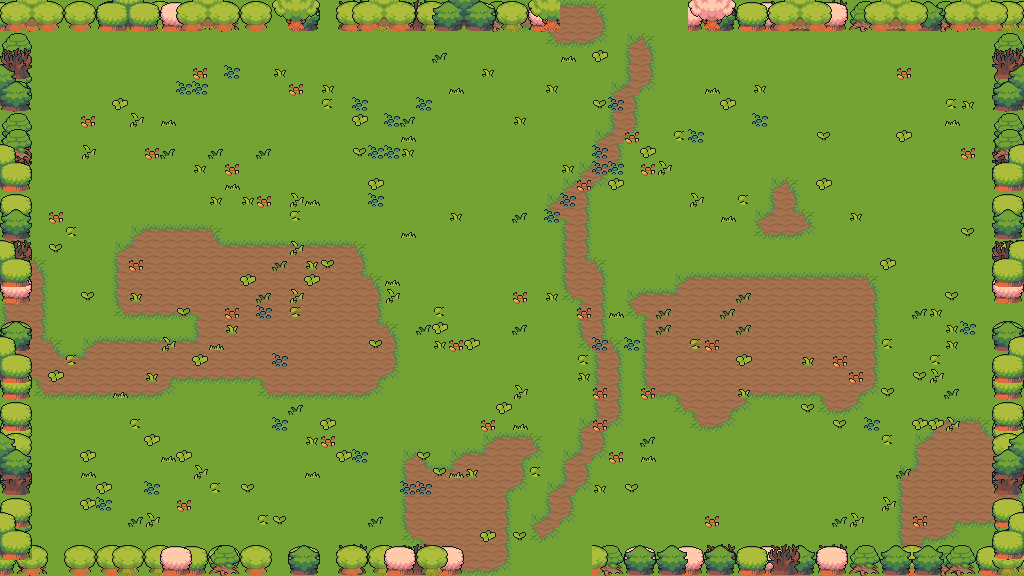

This game map was drawn from its Tiled (.tmx) file and the tilesets committed beside it. A one-line description and the trimmed map source follow:
An orthogonal 64x36 tile map with 16x16 px tiles, 7 tile layers (floor, ground, path, decor, ...), 5 tilesets and 42 objects (24x prop, 9x obstacle, 6x spawn, 2x door, playerStart).

<map version="1.10" tiledversion="1.11.0" orientation="orthogonal" renderorder="right-down" width="64" height="36" tilewidth="16" tileheight="16" infinite="0" nextlayerid="9" nextobjectid="43">
 <properties>
    <property name="chapter" type="int" value="2" />
    <property name="room" type="int" value="9" />
    <property name="isBossRoom" type="bool" value="false" />
 </properties>
 <tileset firstgid="1" source="field.tsx" />
 <tileset firstgid="76" source="water.tsx" />
 <tileset firstgid="552" source="nature.tsx" />
 <tileset firstgid="1056" source="floordetail.tsx" />
 <tileset firstgid="1136" source="tilefloor.tsx" />
 <layer id="1" name="floor" width="64" height="36">
  <data>[2304 cells, 2304 non-empty, 1 distinct tile ids]</data>
 </layer>
 <layer id="2" name="ground" width="64" height="36">
  <data>[2304 cells, 492 non-empty, 13 distinct tile ids]</data>
 </layer>
 <layer id="3" name="path" width="64" height="36">
  <data>[2304 cells, 78 non-empty, 10 distinct tile ids]</data>
 </layer>
 <layer id="4" name="decor" width="64" height="36">
  <data>[2304 cells, 212 non-empty, 9 distinct tile ids]</data>
 </layer>
 <layer id="5" name="border-back" width="64" height="36">
  <data>[2304 cells, 282 non-empty, 28 distinct tile ids]</data>
 </layer>
 <layer id="6" name="border-mid" width="64" height="36">
  <data>[2304 cells, 286 non-empty, 28 distinct tile ids]</data>
 </layer>
 <layer id="7" name="border-front" width="64" height="36">
  <data>[2304 cells, 152 non-empty, 44 distinct tile ids]</data>
 </layer>
 <objectgroup id="8" name="objects">
  <object id="1" name="playerStart" x="528" y="352"><point /></object>
  <object id="2" name="spawn" x="392" y="376">
   <properties>
    <property name="role" value="chaser" />
    <property name="wave" type="int" value="1" />
    <property name="elite" type="bool" value="false" />
   </properties>
  <point /></object>
  <object id="3" name="spawn" x="672" y="384">
   <properties>
    <property name="role" value="chaser" />
    <property name="wave" type="int" value="1" />
    <property name="elite" type="bool" value="false" />
   </properties>
  <point /></object>
  <object id="4" name="spawn" x="632" y="192">
   <properties>
    <property name="role" value="caster" />
    <property name="wave" type="int" value="2" />
    <property name="elite" type="bool" value="false" />
   </properties>
  <point /></object>
  <object id="5" name="spawn" x="408" y="264">
   <properties>
    <property name="role" value="chaser" />
    <property name="wave" type="int" value="2" />
    <property name="elite" type="bool" value="false" />
   </properties>
  <point /></object>
  <object id="6" name="spawn" x="472" y="488">
   <properties>
    <property name="role" value="chaser" />
    <property name="wave" type="int" value="3" />
    <property name="elite" type="bool" value="false" />
   </properties>
  <point /></object>
  <object id="7" name="spawn" x="528" y="496">
   <properties>
    <property name="role" value="sniper" />
    <property name="wave" type="int" value="3" />
    <property name="elite" type="bool" value="false" />
   </properties>
  <point /></object>
  <object id="8" name="door" x="528" y="568"><point /></object>
  <object id="9" name="door" x="632" y="8"><point /></object>
  <object id="10" name="obstacle" x="0" y="544" width="464" height="32">
   <properties>
    <property name="kind" value="edge" />
   </properties>
  </object>
  <object id="11" name="obstacle" x="592" y="544" width="432" height="32">
   <properties>
    <property name="kind" value="edge" />
   </properties>
  </object>
  <object id="12" name="obstacle" x="0" y="0" width="560" height="32">
   <properties>
    <property name="kind" value="edge" />
   </properties>
  </object>
  <object id="13" name="obstacle" x="688" y="0" width="336" height="32">
   <properties>
    <property name="kind" value="edge" />
   </properties>
  </object>
  <object id="14" name="obstacle" x="0" y="32" width="32" height="512">
   <properties>
    <property name="kind" value="edge" />
   </properties>
  </object>
  <object id="15" name="obstacle" x="992" y="32" width="32" height="512">
   <properties>
    <property name="kind" value="edge" />
   </properties>
  </object>
  <object id="16" name="obstacle" x="432" y="128" width="32" height="32">
   <properties>
    <property name="kind" value="pit" />
   </properties>
  </object>
  <object id="17" name="obstacle" x="656" y="64" width="32" height="32">
   <properties>
    <property name="kind" value="pillar" />
   </properties>
  </object>
  <object id="18" name="obstacle" x="48" y="464" width="16" height="16">
   <properties>
    <property name="kind" value="pillar" />
   </properties>
  </object>
  <object id="19" name="prop" x="784" y="272" width="48" height="48">
   <properties>
    <property name="key" value="tree-big-orange" />
   </properties>
  </object>
  <object id="20" name="prop" x="816" y="272" width="32" height="32">
   <properties>
    <property name="key" value="tree-round" />
   </properties>
  </object>
  <object id="21" name="prop" x="800" y="304" width="32" height="32">
   <properties>
    <property name="key" value="tree-green" />
   </properties>
  </object>
  <object id="22" name="prop" x="832" y="304" width="32" height="32">
   <properties>
    <property name="key" value="tree-pine" />
   </properties>
  </object>
  <object id="23" name="prop" x="158" y="206" width="32" height="32">
   <properties>
    <property name="key" value="rock-boulder-gray" />
   </properties>
  </object>
  <object id="24" name="prop" x="55" y="56" width="32" height="32">
   <properties>
    <property name="key" value="tree-round" />
   </properties>
  </object>
  <object id="25" name="prop" x="240" y="224" width="16" height="16">
   <properties>
    <property name="key" value="bush-green" />
   </properties>
  </object>
  <object id="26" name="prop" x="480" y="112" width="16" height="16">
   <properties>
    <property name="key" value="bush-dark" />
   </properties>
  </object>
  <object id="27" name="prop" x="160" y="48" width="16" height="16">
   <properties>
    <property name="key" value="bush-light" />
   </properties>
  </object>
  <object id="28" name="prop" x="48" y="96" width="16" height="16">
   <properties>
    <property name="key" value="bush-light" />
   </properties>
  </object>
  <object id="29" name="prop" x="796" y="62" width="64" height="48">
   <properties>
    <property name="key" value="tree-cluster-pines" />
   </properties>
  </object>
  <object id="30" name="prop" x="904" y="184" width="32" height="32">
   <properties>
    <property name="key" value="tree-green" />
   </properties>
  </object>
  <object id="31" name="prop" x="768" y="144" width="16" height="16">
   <properties>
    <property name="key" value="flower-clover" />
   </properties>
  </object>
  <object id="32" name="prop" x="976" y="256" width="16" height="16">
   <properties>
    <property name="key" value="flower-sun" />
   </properties>
  </object>
  <object id="33" name="prop" x="560" y="112" width="16" height="16">
   <properties>
    <property name="key" value="flower-sun" />
   </properties>
  </object>
  <object id="34" name="prop" x="800" y="208" width="16" height="16">
   <properties>
    <property name="key" value="flower-red" />
   </properties>
  </object>
  <object id="35" name="prop" x="312" y="344" width="32" height="32">
   <properties>
    <property name="key" value="tree-pine" />
   </properties>
  </object>
  <object id="36" name="prop" x="272" y="448" width="16" height="16">
   <properties>
    <property name="key" value="bush-light" />
   </properties>
  </object>
  <object id="37" name="prop" x="464" y="304" width="16" height="16">
   <properties>
    <property name="key" value="flower-clover" />
   </properties>
  </object>
  </objectgroup>
</map>
<!-- 5 of 42 objects omitted -->
